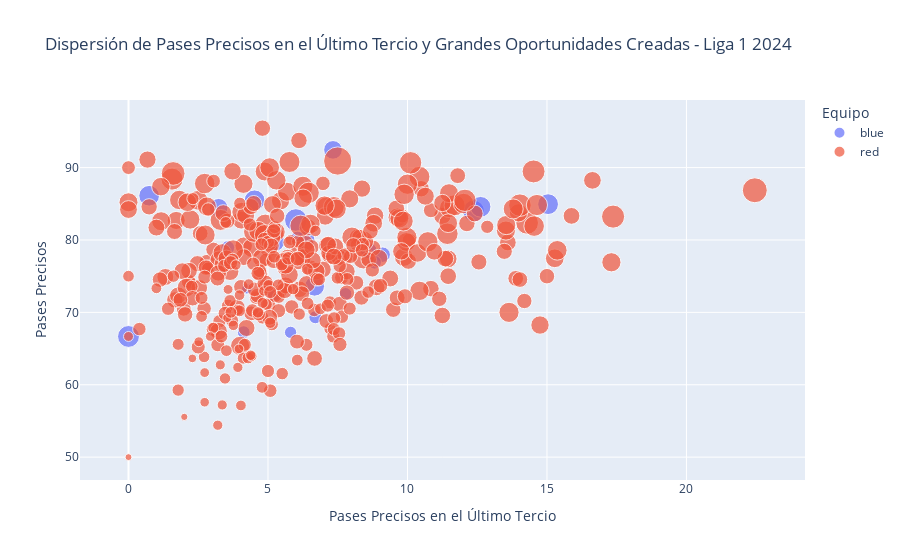

The notebook cell saved with this chart:
### Code cell
df_combined = df_oponentes_per90_incluyendo_alianza

# Crear una columna para el color según el equipo
df_combined['color'] = df_combined['team'].apply(lambda x: 'blue' if x == 'Alianza Lima' else 'red')
df_combined = df_combined[(df_combined['Posicion'] == 'D') | (df_combined['Posicion'] == 'M') | (df_combined['Posicion'] == 'F')]
# Eliminar atipicos
df_combined = df_combined[(df_combined['accuratePassesPercentage'] != 100) & (df_combined['accuratePassesPercentage'] >= 50)]


# Crear el gráfico de dispersión
fig = px.scatter(df_combined, y='accuratePassesPercentage', x='accurateFinalThirdPasses', color='color',
                 size='accuratePasses', hover_data=['player', 'team', 'accuratePasses'],
                 title='Dispersión de Pases Precisos en el Último Tercio y Grandes Oportunidades Creadas - Liga 1 2024',
                 labels={'accurateFinalThirdPasses': 'Pases Precisos en el Último Tercio',
                         'bigChancesCreated': 'Grandes Oportunidades Creadas',
                         'accuratePasses': 'Pases Precisos'})

# Actualizar el esquema de colores para que solo muestre azul y rojo
fig.update_traces(marker=dict(colorscale=[[0, 'red'], [1, 'blue']]))

# Personalizar los ejes y el diseño
fig.update_layout(xaxis_title='Pases Precisos en el Último Tercio', yaxis_title='Pases Precisos',
                  legend_title_text='Equipo')

# Mostrar el gráfico
fig.show()

### Figure 1 — Plotly figure (JSON) as saved in the notebook; plotly's stock layout.template omitted (floating-point values rounded to 4 significant figures; data arrays with more than 128 entries replaced by an {"elided": "..."} marker saying what was removed)
{"data": [{"customdata": [["Juan Freytes", "Alianza Lima", 37.06], ["Carlos Zambrano", "Alianza Lima", 40.4], ["Jiovany Ramos", "Alianza Lima", 34.59], ["Renzo Garces", "Alianza Lima", 32.48], ["Marco Huaman", "Alianza Lima", 17.81], ["Yordi Vílchez", "Alianza Lima", 48], ["Sebastian Aranda", "Alianza Lima", 45], ["Ricardo Lagos", "Alianza Lima", 15.28], ["Sebastián Rodríguez", "Alianza Lima", 44.74], ["Gabriel Costa", "Alianza Lima", 40.49], ["Catriel Cabellos", "Alianza Lima", 25.16], ["Kevin Serna", "Alianza Lima", 15.32], ["Christian Neira", "Alianza Lima", 40.37], ["Aldair Fuentes", "Alianza Lima", 40.02], ["Adrián Arregui", "Alianza Lima", 34.88], ["Jhamir D'Arrigo", "Alianza Lima", 22.35], ["Jesús Castillo", "Alianza Lima", 20.24], ["Franco Zanelatto", "Alianza Lima", 17.88], ["Axel Moyano", "Alianza Lima", 32.67], ["Hernán Barcos", "Alianza Lima", 16.01], ["Cecilio Waterman", "Alianza Lima", 9.96], ["Víctor Guzmán", "Alianza Lima", 17.65], ["Jeriel De Santis", "Alianza Lima", 14.15]], "hovertemplate": "color=blue<br>Pases Precisos en el Último Tercio=%{x}<br>accuratePassesPercentage=%{y}<br>Pases Precisos=%{customdata[2]}<br>player=%{customdata[0]}<br>team=%{customdata[1]}<extra></extra>", "legendgroup": "blue", "marker": {"color": "#636efa", "colorscale": [[0, "red"], [1, "blue"]], "size": [37.06, 40.4, 34.59, 32.48, 17.81, 48, 45, 15.28, 44.74, 40.49, 25.16, 15.32, 40.37, 40.02, 34.88, 22.35, 20.24, 17.88, 32.67, 16.01, 9.96, 17.65, 14.15], "sizemode": "area", "sizeref": 0.1875, "symbol": "circle"}, "mode": "markers", "name": "blue", "orientation": "v", "showlegend": true, "type": "scatter", "x": [6.67, 4.52, 5.25, 3.23, 3.56, 6, 0, 4.13, 12.37, 15.04, 8.61, 7.78, 12.62, 0.74, 6.34, 9.11, 5.21, 6.06, 7.33, 6.7, 4.24, 8.82, 5.81], "xaxis": "x", "y": [73.61, 85.48, 79.75, 84.45, 78.95, 82.76, 66.67, 67.27, 83.99, 84.95, 78.55, 72.55, 84.58, 86.11, 79.95, 77.97, 72.53, 80.27, 92.45, 69.33, 73.25, 76.92, 67.24], "yaxis": "y"}, {"customdata": {"elided": "370x3 mixed values"}, "hovertemplate": "color=red<br>Pases Precisos en el Último Tercio=%{x}<br>accuratePassesPercentage=%{y}<br>Pases Precisos=%{customdata[2]}<br>player=%{customdata[0]}<br>team=%{customdata[1]}<extra></extra>", "legendgroup": "red", "marker": {"color": "#EF553B", "colorscale": [[0, "red"], [1, "blue"]], "size": {"elided": "370 float values"}, "sizemode": "area", "sizeref": 0.1875, "symbol": "circle"}, "mode": "markers", "name": "red", "orientation": "v", "showlegend": true, "type": "scatter", "x": {"elided": "370 float values"}, "xaxis": "x", "y": {"elided": "370 float values"}, "yaxis": "y"}], "layout": {"legend": {"itemsizing": "constant", "title": {"text": "Equipo"}, "tracegroupgap": 0}, "title": {"text": "Dispersión de Pases Precisos en el Último Tercio y Grandes Oportunidades Creadas - Liga 1 2024"}, "xaxis": {"anchor": "y", "domain": [0, 1], "title": {"text": "Pases Precisos en el Último Tercio"}}, "yaxis": {"anchor": "x", "domain": [0, 1], "title": {"text": "Pases Precisos"}}}}
